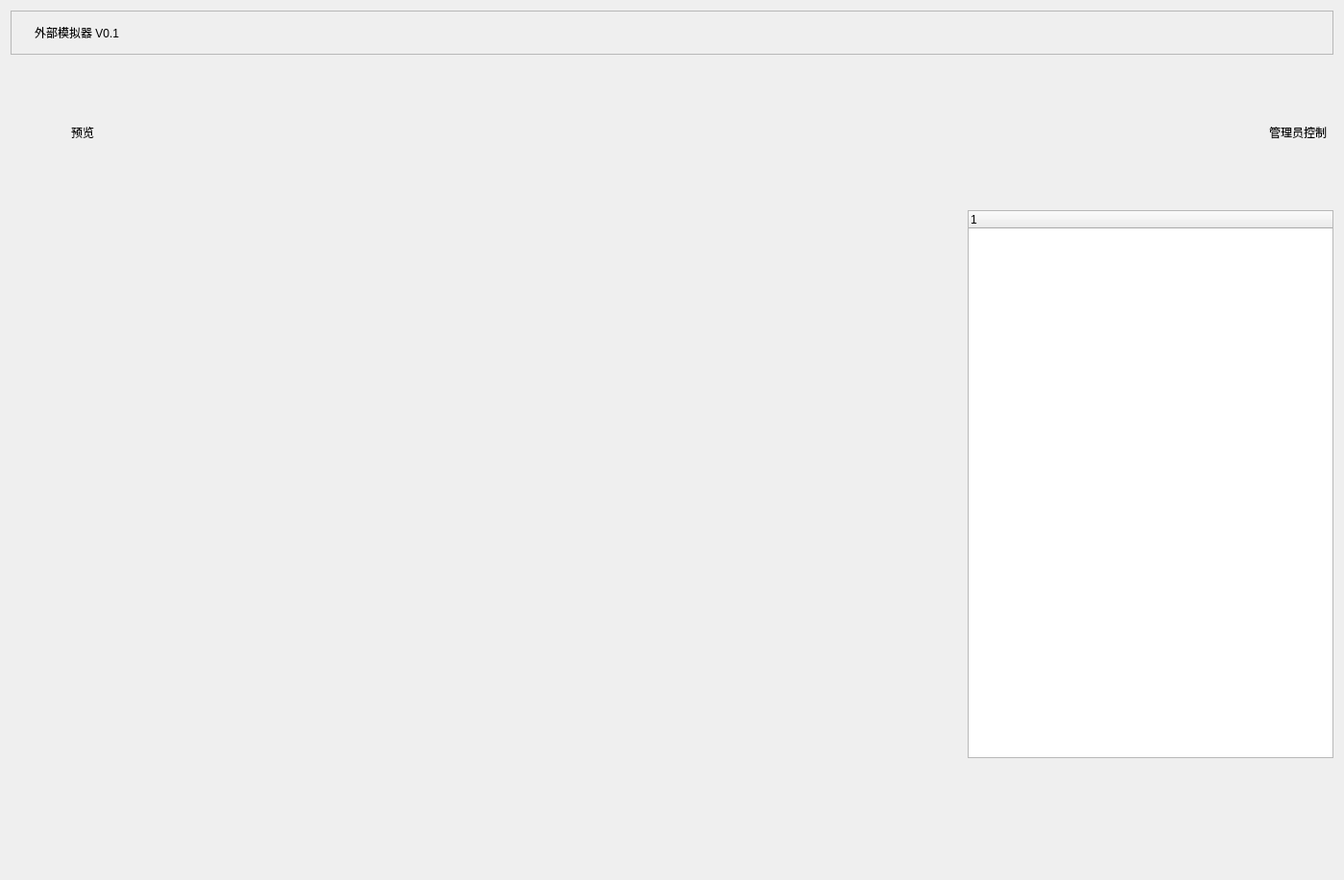
<?xml version="1.0" encoding="UTF-8"?>
<ui version="4.0">
 <class>MainWindow</class>
 <widget class="QMainWindow" name="MainWindow">
  <property name="geometry">
   <rect>
    <x>0</x>
    <y>0</y>
    <width>1400</width>
    <height>917</height>
   </rect>
  </property>
  <property name="sizeIncrement">
   <size>
    <width>1000</width>
    <height>600</height>
   </size>
  </property>
  <property name="windowTitle">
   <string>外观模拟器 v0.1</string>
  </property>
  <property name="windowIcon">
   <iconset resource="image/res.qrc">
    <normaloff>:/menu_about.png</normaloff>:/menu_about.png</iconset>
  </property>
  <widget class="QWidget" name="centralWidget">
   <property name="styleSheet">
    <string notr="true">#MainWindow
{
	border-image:url(:/menu_option.png);
}</string>
   </property>
   <layout class="QGridLayout" name="gridLayout_2">
    <item row="1" column="0" colspan="2">
     <layout class="QHBoxLayout" name="horizontalLayout">
      <property name="spacing">
       <number>0</number>
      </property>
      <property name="sizeConstraint">
       <enum>QLayout::SetFixedSize</enum>
      </property>
      <property name="leftMargin">
       <number>0</number>
      </property>
      <item>
       <widget class="QToolButton" name="toolButton">
        <property name="minimumSize">
         <size>
          <width>150</width>
          <height>150</height>
         </size>
        </property>
        <property name="focusPolicy">
         <enum>Qt::WheelFocus</enum>
        </property>
        <property name="layoutDirection">
         <enum>Qt::LeftToRight</enum>
        </property>
        <property name="text">
         <string>预览</string>
        </property>
        <property name="icon">
         <iconset>
          <normalon>:/preview_256px_1117076_easyicon.net.png</normalon>
         </iconset>
        </property>
        <property name="iconSize">
         <size>
          <width>100</width>
          <height>100</height>
         </size>
        </property>
        <property name="checkable">
         <bool>false</bool>
        </property>
        <property name="autoRepeatDelay">
         <number>300</number>
        </property>
        <property name="popupMode">
         <enum>QToolButton::DelayedPopup</enum>
        </property>
        <property name="toolButtonStyle">
         <enum>Qt::ToolButtonTextUnderIcon</enum>
        </property>
        <property name="autoRaise">
         <bool>true</bool>
        </property>
        <property name="arrowType">
         <enum>Qt::NoArrow</enum>
        </property>
       </widget>
      </item>
      <item>
       <spacer name="horizontalSpacer_4">
        <property name="orientation">
         <enum>Qt::Horizontal</enum>
        </property>
        <property name="sizeHint" stdset="0">
         <size>
          <width>40</width>
          <height>20</height>
         </size>
        </property>
       </spacer>
      </item>
      <item>
       <spacer name="horizontalSpacer_3">
        <property name="orientation">
         <enum>Qt::Horizontal</enum>
        </property>
        <property name="sizeHint" stdset="0">
         <size>
          <width>40</width>
          <height>20</height>
         </size>
        </property>
       </spacer>
      </item>
      <item>
       <widget class="QToolButton" name="toolButton_5">
        <property name="text">
         <string>管理员控制</string>
        </property>
        <property name="icon">
         <iconset>
          <normalon>:/preview_256px_1117076_easyicon.net.png</normalon>
         </iconset>
        </property>
        <property name="iconSize">
         <size>
          <width>100</width>
          <height>60</height>
         </size>
        </property>
        <property name="toolButtonStyle">
         <enum>Qt::ToolButtonTextUnderIcon</enum>
        </property>
        <property name="autoRaise">
         <bool>true</bool>
        </property>
       </widget>
      </item>
     </layout>
    </item>
    <item row="0" column="0" colspan="2">
     <widget class="QFrame" name="frame">
      <property name="contextMenuPolicy">
       <enum>Qt::ActionsContextMenu</enum>
      </property>
      <property name="frameShape">
       <enum>QFrame::StyledPanel</enum>
      </property>
      <property name="frameShadow">
       <enum>QFrame::Raised</enum>
      </property>
      <layout class="QGridLayout" name="gridLayout">
       <item row="0" column="0">
        <widget class="QLabel" name="lab_4">
         <property name="text">
          <string/>
         </property>
         <property name="pixmap">
          <pixmap resource="image/res.qrc">:/menu_about.png</pixmap>
         </property>
        </widget>
       </item>
       <item row="0" column="3">
        <widget class="QPushButton" name="setbtn">
         <property name="minimumSize">
          <size>
           <width>0</width>
           <height>0</height>
          </size>
         </property>
         <property name="sizeIncrement">
          <size>
           <width>100</width>
           <height>0</height>
          </size>
         </property>
         <property name="text">
          <string/>
         </property>
         <property name="icon">
          <iconset resource="image/res.qrc">
           <normaloff>:/settings.png</normaloff>:/settings.png</iconset>
         </property>
         <property name="iconSize">
          <size>
           <width>35</width>
           <height>35</height>
          </size>
         </property>
         <property name="autoDefault">
          <bool>false</bool>
         </property>
         <property name="default">
          <bool>false</bool>
         </property>
         <property name="flat">
          <bool>true</bool>
         </property>
        </widget>
       </item>
       <item row="0" column="6">
        <widget class="QPushButton" name="closebtn">
         <property name="text">
          <string/>
         </property>
         <property name="icon">
          <iconset resource="image/res.qrc">
           <normaloff>:/turn_off.png</normaloff>:/turn_off.png</iconset>
         </property>
         <property name="iconSize">
          <size>
           <width>35</width>
           <height>35</height>
          </size>
         </property>
         <property name="flat">
          <bool>true</bool>
         </property>
        </widget>
       </item>
       <item row="0" column="1">
        <widget class="QLabel" name="label_5">
         <property name="text">
          <string>外部模拟器 V0.1</string>
         </property>
        </widget>
       </item>
       <item row="0" column="2">
        <spacer name="horizontalSpacer_2">
         <property name="orientation">
          <enum>Qt::Horizontal</enum>
         </property>
         <property name="sizeHint" stdset="0">
          <size>
           <width>40</width>
           <height>20</height>
          </size>
         </property>
        </spacer>
       </item>
       <item row="0" column="5">
        <widget class="QPushButton" name="minbtn">
         <property name="text">
          <string/>
         </property>
         <property name="icon">
          <iconset resource="image/res.qrc">
           <normaloff>:/minimize.png</normaloff>
           <normalon>:/top_min_b.png</normalon>:/minimize.png</iconset>
         </property>
         <property name="iconSize">
          <size>
           <width>35</width>
           <height>30</height>
          </size>
         </property>
         <property name="flat">
          <bool>true</bool>
         </property>
        </widget>
       </item>
       <item row="0" column="4">
        <widget class="QPushButton" name="maxbtn">
         <property name="text">
          <string/>
         </property>
         <property name="icon">
          <iconset>
           <normalon>:/fullscreen.png</normalon>
          </iconset>
         </property>
         <property name="iconSize">
          <size>
           <width>35</width>
           <height>35</height>
          </size>
         </property>
         <property name="default">
          <bool>false</bool>
         </property>
         <property name="flat">
          <bool>true</bool>
         </property>
        </widget>
       </item>
      </layout>
     </widget>
    </item>
    <item row="2" column="0">
     <widget class="QStackedWidget" name="stackedWidget">
      <property name="enabled">
       <bool>true</bool>
      </property>
      <property name="styleSheet">
       <string notr="true"/>
      </property>
      <property name="currentIndex">
       <number>0</number>
      </property>
      <widget class="QWidget" name="page"/>
      <widget class="QWidget" name="page_2"/>
      <widget class="QWidget" name="page_3"/>
      <widget class="QWidget" name="page_4"/>
      <widget class="QWidget" name="page_5"/>
      <widget class="QWidget" name="page_6"/>
      <widget class="QWidget" name="page_7"/>
      <widget class="QWidget" name="page_8"/>
      <widget class="QWidget" name="page_9"/>
      <widget class="QWidget" name="page_10"/>
      <widget class="QWidget" name="page_11"/>
      <widget class="QWidget" name="page_12"/>
     </widget>
    </item>
    <item row="2" column="1">
     <widget class="QWidget" name="widget" native="true">
      <property name="minimumSize">
       <size>
        <width>381</width>
        <height>661</height>
       </size>
      </property>
      <widget class="QTreeWidget" name="treeWidget">
       <property name="geometry">
        <rect>
         <x>0</x>
         <y>0</y>
         <width>381</width>
         <height>571</height>
        </rect>
       </property>
       <column>
        <property name="text">
         <string/>
        </property>
       </column>
      </widget>
     </widget>
    </item>
   </layout>
   <zorder>stackedWidget</zorder>
   <zorder>frame</zorder>
   <zorder>widget</zorder>
  </widget>
 </widget>
 <layoutdefault spacing="6" margin="11"/>
 <resources>
  <include location="image/res.qrc"/>
 </resources>
 <connections/>
</ui>
